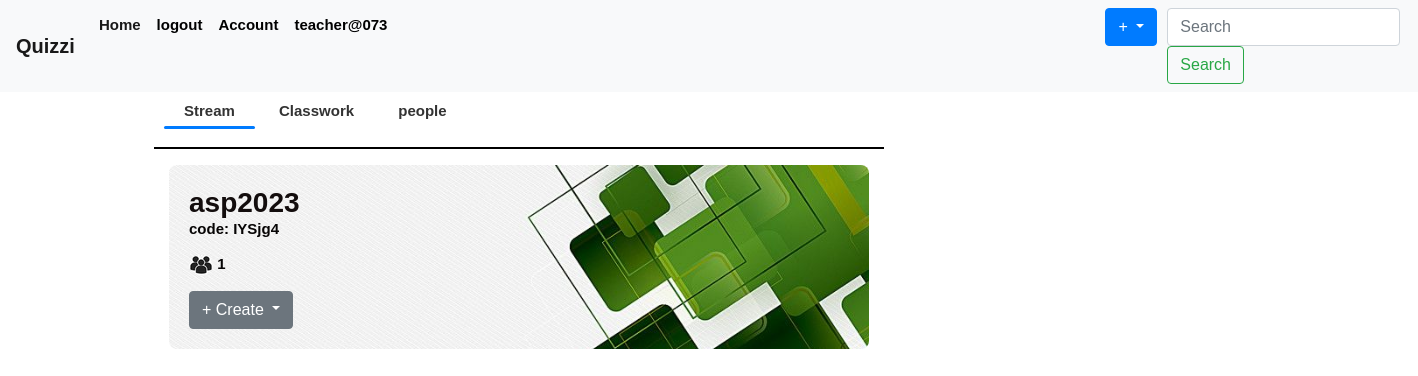
Page /_class/1 (signed in) on the committed database.
### quiz/models.py (models this page shows, shortened)
class User(db.Model, UserMixin):
    id = db.Column(db.Integer, primary_key=True)
    username = db.Column(db.String(20), unique=True, nullable=False)
    email = db.Column(db.String(120), unique=True, nullable=False)
    password = db.Column(db.String(60), nullable=False)
    classes_enrolled = db.relationship('Class', backref='students', lazy='dynamic', cascade="all, delete-orphan")
    quizzes = db.relationship('LiveQuiz', backref='user', lazy=True, cascade="all, delete-orphan")
    quiz_attempts = db.relationship('QuizAttempts', backref='user_attempts', lazy='dynamic', cascade="all, delete-orphan")
    assignments = db.relationship('Assignment', backref='user', lazy=True, cascade="all, delete-orphan")

class Class(db.Model):
    id = db.Column(db.Integer, primary_key=True)
    username = db.Column(db.String(20), nullable=False)
    class_name = db.Column(db.String(100), nullable=False)
    class_code = db.Column(db.String(6), nullable=False, unique=True)
    creator_id = db.Column(db.Integer, nullable=False)
    user_id = db.Column(db.Integer, db.ForeignKey('user.id'), nullable=False)
    created_at = db.Column(db.DateTime, default=datetime.utcnow)
    assignments = db.relationship('Assignment', backref='class', lazy=True, cascade="all, delete-orphan")
    quizzes = db.relationship('Quiz', backref='class', lazy=True, cascade="all, delete-orphan")

### quiz/Class/routes.py (the view)
@app.route('/_class/<int:classid>')
def class_info(classid):
    classinfo = Class.query.get_or_404(classid)
    session['current_classid'] = classinfo.id
    print(session.get('current_classid'))
    user = User.query.filter_by(username=classinfo.username).first()
    assignments = Assignment.query.filter_by(class_id=classinfo.id).all()
    userassigns = user.assignments
    quizzes = classinfo.quizzes
    participants = len(ClassStudent.query.filter_by(class_id=classid).all())
    session['participants'] = participants
    people = get_people(classid)
    if classinfo:
        return render_template('classinfo.html',classinfo=classinfo, current_user=current_user,
                                assignments=assignments,userassigns=userassigns,quizzes=quizzes, participants=participants,  people=people)

### quiz/models.py (called while the page is built)
@login_manager.user_loader
def load_user(user_id):
    return User.query.get(int(user_id))

### quiz/utils.py (called while the page is built)
def get_people(classid):
    people = []
    classpeople = ClassStudent.query.filter_by(class_id=classid).all()
    for p in classpeople:
        data = User.query.get_or_404(p.user_id)
        people.append(data)
    return people

### quiz/templates/classinfo.html (shortened to what this page needs)
{% extends "layout.html" %}
{% block content %}
<div class="classinfoo">
<div  >
    <div class="class-info-container">
        <div class="mini-navbar">
          <a href="#" class="class-nav tab1" >Stream</a>
          <a href="#" class="class-nav tab3">Classwork</a>
          <a href="#" class="class-nav tab2">people</a>
        </div><hr>
        <div class="class-content tab-content tab1">
            {% if classinfo.creator_id == current_user.id %}
            <div class="bg">
                <div class="container" >
               <div id="classinfo">
                <h2><b>{{ classinfo.class_name }}</b></h2>
                <p> code: {{ classinfo.class_code }}</p>
                <p><img src="{{url_for('static', filename='participants.png')}}" style="border-radius: 30px;"> {{ participants}}</p>
                <div class="dropdown">
                    <button class="btn btn-secondary dropdown-toggle" type="button" id="dropdownMenuButton" data-toggle="dropdown" aria-haspopup="true" aria-expanded="false">
                        + Create
                    </button>
            </div>
                </div>
                </div>
                </div>
                    {% endif %}
            </div>
        </div>
    </div>
</div>
{% endblock %}

### quiz/templates/layout.html (shortened to what this page needs)
<!DOCTYPE html>
<html lang="en">
<head>
   <link rel="stylesheet" href="https://cdn.jsdelivr.net/npm/bootstrap@4.3.1/dist/css/bootstrap.min.css">
   <link rel="stylesheet" type="text/css" href="{{ url_for('static', filename='style.css')}}">
  </head>
<body>
<header class="site-header">
    <nav class="navbar navbar-expand-lg navbar-light bg-light" id="navbar">
          {% if current_user.is_authenticated %}
          <a class="navbar-brand" href="{{url_for('home')}}">Quizzi</a>
          {% else %}
          <a class="navbar-brand" href="{{url_for('firstpage')}}">Quizzi</a>
          {% endif %}
        <div class="collapse navbar-collapse" id="navbarSupportedContent">
          <ul class="navbar-nav mr-auto">
            {% if current_user.is_authenticated %}
            <li class="nav-item active">
              <a class="nav-link" href="{{ url_for('home') }}">Home <span class="sr-only">(current)</span></a>
            </li>
            <li class="nav-item">
              <a class="nav-link " href="{{ url_for('logout') }}" tabindex="-1" aria-disabled="true">logout</a>
            </li>
            <li class="nav-item">
              <a class="nav-link " href="{{ url_for('account') }}" tabindex="-1" aria-disabled="true">Account</a>
            </li>
            <li class="nav-item"><a class="nav-link "tabindex="-1" aria-disabled="true">{{ current_user.username}}</a></li>
            <li >
              <div class="btn-group" style=" margin-left: 710px; margin-right: 10px;">
                <button type="button" class="btn btn-primary dropdown-toggle" data-toggle="dropdown" aria-haspopup="true" aria-expanded="false">
                    +
                </button>
            </div>
              </li>
              <li>
            <form class="form-inline my-2 my-lg-0">
              <input class="form-control mr-sm-2" type="search" placeholder="Search" aria-label="Search">
              <button class="btn btn-outline-success my-2 my-sm-0" type="submit">Search</button>
            </form>
          </div>
            {% endif %}
      </nav>
      <main role="main" id="layout" class="container">
        <div class="row">
          <div class="col-md-8">
            {% block content %}{% endblock %}
            </div>
            </div>
            </main>
</body>
</html>

### quiz/static/style.css (style rules this page uses)
hr { color: black; height: 1px; background: black; }
#classinfo { border-radius: 8px; max-width: 100%; padding: 20px; background-image: url(classbg.jpg); background-size: cover; }
.mini-navbar { background-color: #fff; padding: 10px; }
.class-nav { text-decoration: none; padding: 10px 20px; color: #333; transition: border-color 0.3s ease-in-out, color 0.3s ease-in-out; position: relative; }
.class-nav.active::after { content: ''; display: block; height: 3px; background-color: #007BFF; position: absolute; bottom: 0; left: 0; right: 0; border-radius: 3px; }
.site-header .navbar-nav .nav-link { color: black }
.navbar { background-color: #333333; }
#navbar { background-color: #333333; }
h1, h2, h3, h4, h5, h6 { color: #130d0d; line-height: 1.25; font-size: 28px; font-weight: bold; margin: 0; }
p { color: #070505; }
body { font-family: Arial, sans-serif; background-color: #fff; padding: 0; margin-top: 20px; }

### quiz/templates/layout.html (style rules this page uses)
body { color: #2b3a47; line-height: 1.25; font-size: 15px; font-weight: bold; margin: 0; }

### rows in the picture
User: username "teacher@073"
Class: class_name "asp2023", class_code "IYSjg4"

### other values in the picture
{{ participants }} "1"
